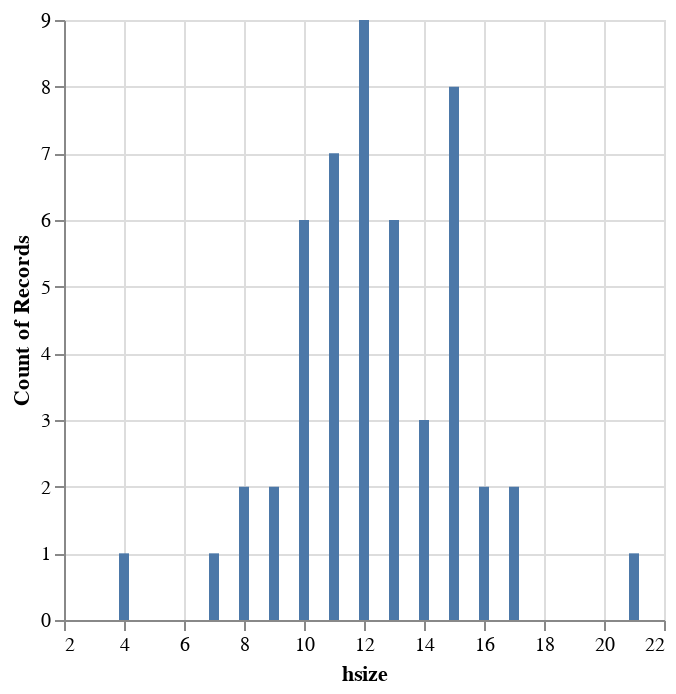

Here is the notebook cell this chart was saved with:
### Code cell
alt.Chart(hsizes_df).mark_bar().encode(
    alt.X("hsize:Q"),
    y='count()',
)

### Figure 1 — Vega-Lite specification as saved in the notebook (floating-point values rounded to 4 significant figures)
{"config": {"view": {"continuousWidth": 300, "continuousHeight": 300}}, "data": {"name": "data-2356b10cc123942fa8221664a94538cb"}, "mark": {"type": "bar"}, "encoding": {"x": {"field": "hsize", "type": "quantitative"}, "y": {"aggregate": "count", "type": "quantitative"}}, "$schema": "https://vega.github.io/schema/vega-lite/v5.14.1.json", "datasets": {"data-2356b10cc123942fa8221664a94538cb": [{"hsize": 8}, {"hsize": 11}, {"hsize": 14}, {"hsize": 15}, {"hsize": 8}, {"hsize": 11}, {"hsize": 15}, {"hsize": 13}, {"hsize": 13}, {"hsize": 10}, {"hsize": 15}, {"hsize": 4}, {"hsize": 21}, {"hsize": 13}, {"hsize": 12}, {"hsize": 11}, {"hsize": 12}, {"hsize": 10}, {"hsize": 11}, {"hsize": 16}, {"hsize": 17}, {"hsize": 10}, {"hsize": 14}, {"hsize": 16}, {"hsize": 11}, {"hsize": 10}, {"hsize": 12}, {"hsize": 15}, {"hsize": 15}, {"hsize": 17}, {"hsize": 10}, {"hsize": 13}, {"hsize": 15}, {"hsize": 11}, {"hsize": 13}, {"hsize": 12}, {"hsize": 7}, {"hsize": 14}, {"hsize": 10}, {"hsize": 11}, {"hsize": 9}, {"hsize": 13}, {"hsize": 15}, {"hsize": 12}, {"hsize": 9}, {"hsize": 12}, {"hsize": 15}, {"hsize": 12}, {"hsize": 12}, {"hsize": 12}]}}
